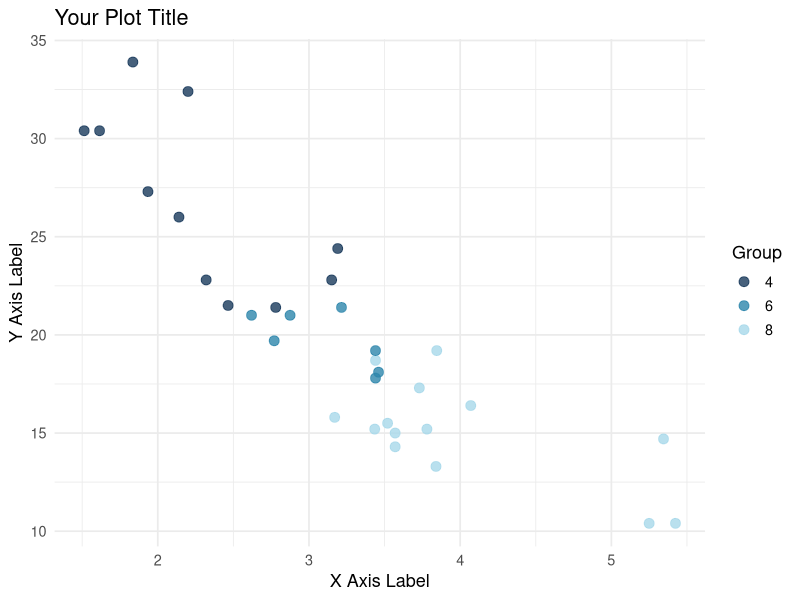

Here is the R script that generated this plot:
## ---- chunk 1
#| label: setup
#| message: false
#| warning: false

library(tidyverse)
# library(tidymodels)  # uncomment if modeling
## ---- chunk 2
#| label: load-data

# Replace with your actual data loading
# data <- read_csv("data/your-file.csv")

# Example with built-in data:
glimpse(mtcars)
## ---- chunk 3
#| label: eda-plot
#| fig-cap: "A descriptive caption for your plot"

mtcars |>
  ggplot(aes(x = wt, y = mpg, color = factor(cyl))) +
  geom_point(size = 3, alpha = 0.8) +
  scale_color_manual(values = c("#1a3a5c", "#2e86ab", "#a8d8ea")) +
  labs(
    title = "Your Plot Title",
    x = "X Axis Label",
    y = "Y Axis Label",
    color = "Group"
  ) +
  theme_minimal(base_size = 13)
## ---- chunk 4
#| label: model

# Your modeling code here
summary(lm(mpg ~ wt + cyl, data = mtcars))
